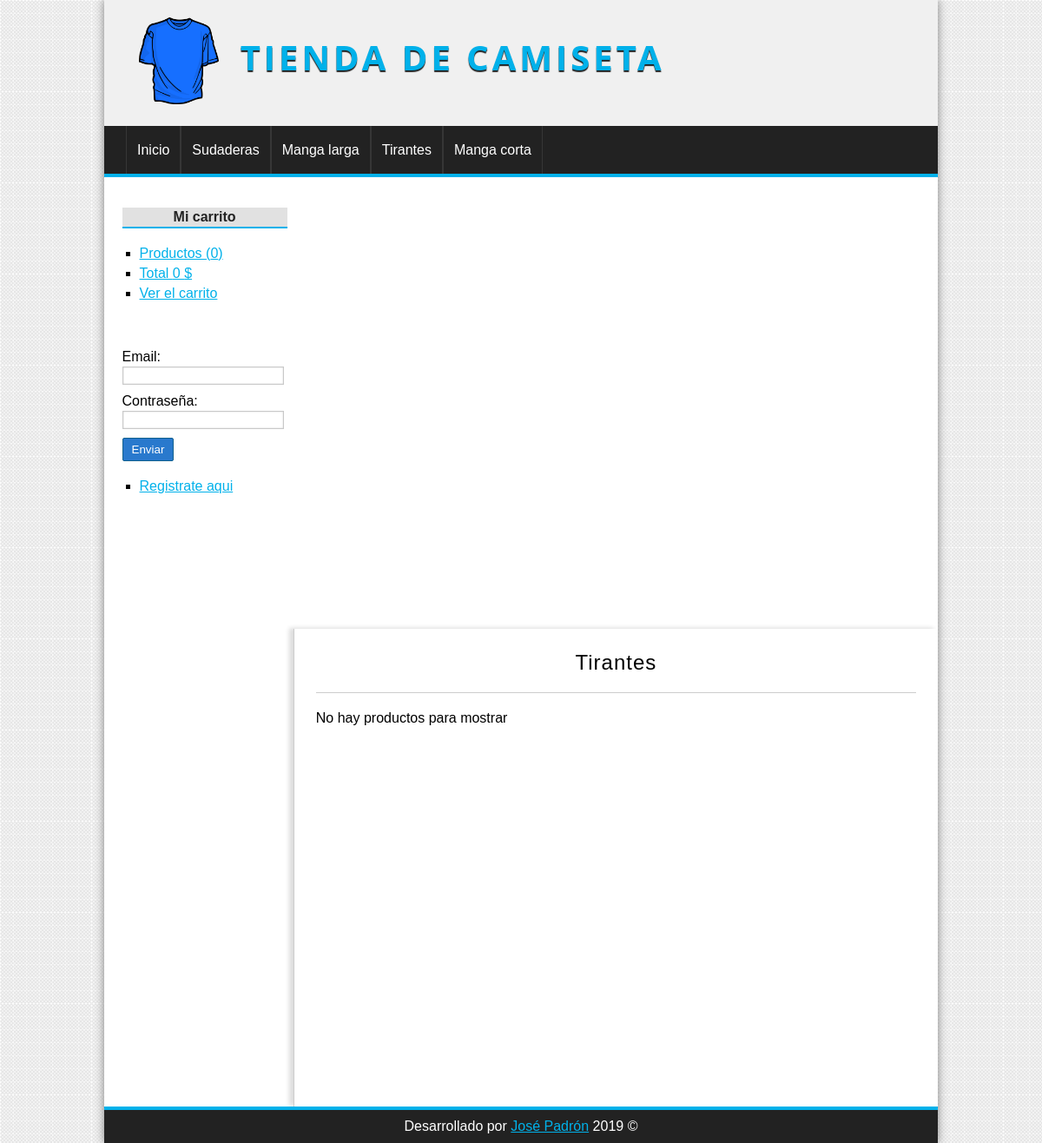
The app's page /categoria/ver&id=2 with its own data.
### tables this page shows
CREATE TABLE categorias(
id              int(255) auto_increment not null,
nombre          varchar(100) not null,
CONSTRAINT pk_categorias PRIMARY KEY(id) 
);

### config/db.php (called while the page is built)
<?php
class Database {
  public static function connect() {
    $db = new mysqli("localhost", "darioxlz", "141099", "tienda_master");
    $db->query("SET NAMES 'utf8'");
    return $db;
  }
}

### helpers/utils.php (called while the page is built, shortened)
<?php
class Utils
{
  public static function showCategorias ()
  {
    require_once "models/categoria.php";
    $categoria = new Categoria();
    $categorias = $categoria->getCategorias();
    return $categorias;
  }
}

### models/categoria.php (called while the page is built, shortened)
<?php
class Categoria {
  private $id;
  private $db;
  public function __construct() {
    $this->db = Database::connect();
  }
  function getId() {
    return $this->id;
  }
  function setId($id) {
    $this->id = $id;
  }
  public function getCategorias() {
    $categorias = $this->db->query("SELECT * FROM categorias ORDER BY id DESC;");
    return $categorias;
  }
  public function getOne() {
    $categoria = $this->db->query("SELECT * FROM categorias WHERE id = {$this->getId()};");
    return $categoria->fetch_object();
  }
}

### controllers/CategoriaController.php (called while the page is built, shortened)
<?php
require_once "models/categoria.php";
require_once "models/producto.php";
class categoriaController {
  public function ver() {
    if (isset($_GET['id'])) {
      $categoria = new Categoria();
      $categoria->setId($_GET['id']);
      $categoria = $categoria->getOne();
      $producto = new Producto();
      $producto->setCategoria_id($_GET['id']);
      $productos = $producto->getAllByCategory();
    }
    require_once "views/categoria/ver.php";
  }
}

### models/producto.php (called while the page is built, shortened)
<?php
class Producto {
  private $categoria_id;
  private $db;
  public function __construct() {
    $this->db = Database::connect();
  }
  function getCategoria_id() {
    return $this->categoria_id;
  }
  function setCategoria_id($categoria_id) {
    $this->categoria_id = $categoria_id;
  }
  public function getAllByCategory() {
    $sql = "SELECT p.*, c.nombre AS 'catnombre' FROM productos p INNER JOIN categorias c ON c.id = p.categoria_id WHERE p.categoria_id = {$this->getCategoria_id()} ORDER BY id DESC;";
    $productos = $this->db->query($sql);
    return $productos;
  }
}

### views/categoria/ver.php (the view, shortened to what this page needs)
<?php if (isset($categoria)): ?>
  <h1><?=$categoria->nombre?></h1>
  <?php if ($productos->num_rows == 0): ?>
    <p>No hay productos para mostrar</p>
  <?php endif; ?>
<?php else: ?>
  <h2>La categoria no existe</h2>
<?php endif; ?>

### views/layout/header.php (shortened to what this page needs)
<!DOCTYPE html>
<html lang="es">
  <head>
    <link rel="stylesheet" href="<?=base_url?>assets/css/styles.css">
  </head>
  <body>
    <div id="container">
      <header id="header">
        <div id="logo">
          <img src="<?=base_url?>assets/img/camiseta.png" alt="Camiseta logo">
          <a href="<?=base_url?>">Tienda de camiseta</a>
        </div>
      </header>
      <?php $categorias =  Utils::showCategorias(); ?>
      <nav id="menu">
        <ul>
          <li>
            <a href="<?=base_url?>">Inicio</a>
          </li>
          <?php while($cat = $categorias->fetch_object()): ?>
            <li>
              <a href="<?=base_url?>categoria/ver&id=<?=$cat->id?>">
                <?=$cat->nombre?>
              </a>
            </li>
          <?php endwhile; ?>
        </ul>
      </nav>
      <div id="content">

### assets/css/styles.css (style rules this page uses)
* { padding: 0px; margin: 0px; font-family: sans-serif, Helvetica, Arial; }
body { background: url(../img/bg.png); }
a { color: #01b1ea; }
#container { width: 80%; margin: 0px auto; box-shadow: 0px 0px 10px gray; background: white; }
#header { height: 145px; background: #f0f0f0; }
#logo { padding: 20px; margin-left: 20px; float: left; }
#logo img { float: left; height: 100px; }
#logo a { float: left; font-size: 40px; letter-spacing: 4px; font-family: "Open Sans", Helvetica, Arial; text-transform: uppercase; color: #01b1ea; font-weight: bold; text-decoration: none; margin-top: 18px; margin-left: 25px; text-shadow: 0px 2px 1px #222222; transition: all 300ms; }
#menu { clear: both; background: #222; color: white; height: 55px; border-bottom: 4px solid #01b1ea; }
#menu ul { list-style: none; text-decoration: none; margin: 0px auto; margin-left: 25px; }
#menu ul li { line-height: 55px; float: left; border-right: 1px solid #363636; }
#menu a { display: block; color: white; text-decoration: none; padding-left: 12px; padding-right: 12px; transition: all 300ms; }
#menu a:first-child { border-left: 1px solid #363636; }
#content { margin: 0px auto; overflow: hidden; background: white; }
#central h1 { font-size: 24px; font-weight: normal; letter-spacing: 1px; text-align: center; border-bottom: 1px solid #ccc; margin-bottom: 20px; padding: 20px; padding-top: 0px; }

### records on screen
categorias: nombre "Sudaderas"
categorias: nombre "Manga larga"
categorias: nombre "Tirantes"
categorias: nombre "Manga corta"

### other values on screen
$stats['count'] "0"
$stats['total'] "0"
